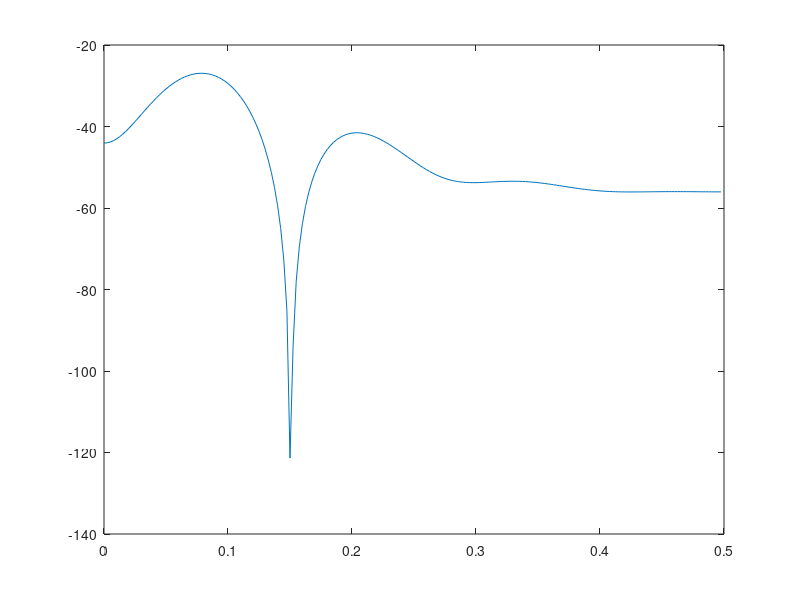

This figure's MATLAB source:


freq = 0.11;
phase = 3/4*pi;

len = 8;
samp = 1:len;

fil = cos(2*pi*freq*samp + phase).*sin(2*pi*samp/(2*len))./(samp*pi);

n = (0:199)/400;
x = cos(2*pi*n'*samp);

figure; plot(n,20*log(abs(fil*x')))

% phi = (0:199)/200 * 2 * pi;
% y = cos(bsxfun(@plus,2*pi*0.12*samp',phi));
% 
% figure; plot(y(end,:), fil*y);